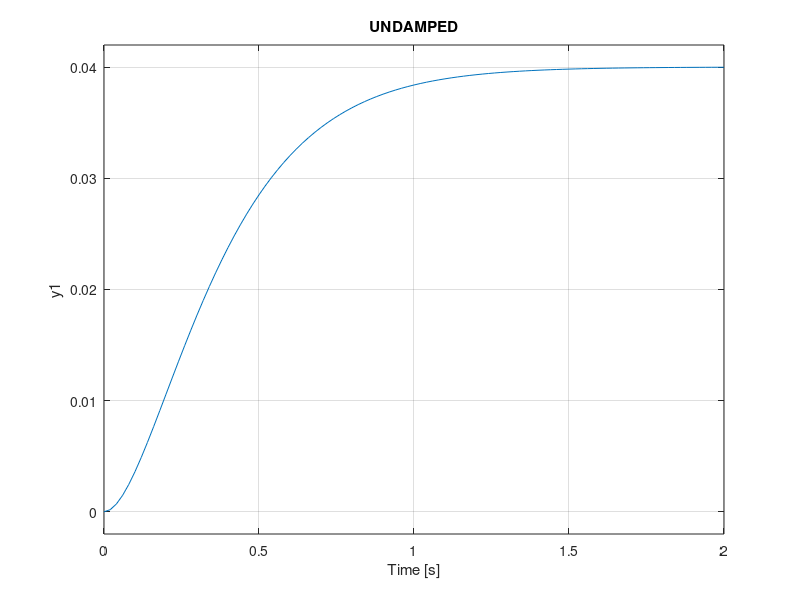

This figure's MATLAB source:
% EXPERIMENT 2 
% Observe the unit step response of the second order transfer
% function G1(s) using MATLAB. By observing the time domain response, proof
% that the transfer function is of an under damped control system. For the
% system if ?=0, then observe the unit step response by writing code.
clc
n=1;
d1=[1 0.6 1];
sys1=tf(n,d1);
d2=[1 10 25];
sys2=tf(n,d2);
subplot(211),step(sys1),title('UNDERDAMPED'),grid on;
subplot(212),step(sys2),title('UNDAMPED'),grid on;
